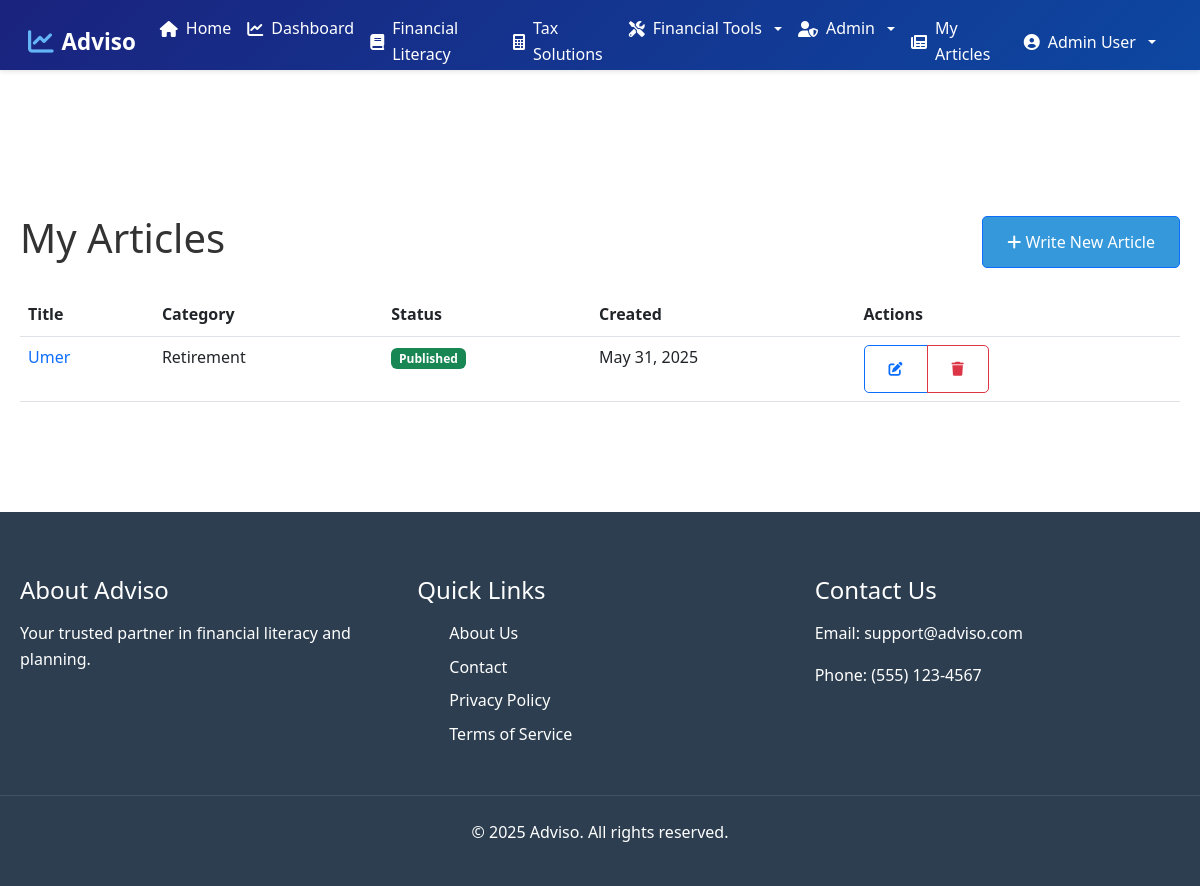
The app's page /articles.php (signed in) with its own data.
### tables this page shows
CREATE TABLE `articles` (
  `id` int(11) NOT NULL,
  `title` varchar(255) NOT NULL,
  `slug` varchar(255) NOT NULL,
  `content` text NOT NULL,
  `author_id` int(11) NOT NULL,
  `category_id` int(11) NOT NULL,
  `status` enum('draft','pending','published','rejected','revision_needed') NOT NULL DEFAULT 'draft',
  `moderator_feedback` text DEFAULT NULL,
  `moderated_by` int(11) DEFAULT NULL,
  `moderated_at` timestamp NULL DEFAULT NULL,
  `created_at` timestamp NOT NULL DEFAULT current_timestamp(),
  `updated_at` timestamp NOT NULL DEFAULT current_timestamp() ON UPDATE current_timestamp()
);

CREATE TABLE `categories` (
  `id` int(11) NOT NULL,
  `name` varchar(100) NOT NULL,
  `slug` varchar(100) NOT NULL,
  `description` text DEFAULT NULL,
  `created_at` timestamp NOT NULL DEFAULT current_timestamp(),
  `updated_at` timestamp NOT NULL DEFAULT current_timestamp() ON UPDATE current_timestamp()
);

### articles.php (the view, shortened to what this page needs)
<?php
require_once 'includes/config.php';
$sql = "SELECT a.*, c.name as category_name
        FROM articles a
        JOIN categories c ON a.category_id = c.id
        WHERE a.author_id = ?
        ORDER BY a.created_at DESC";
$stmt = $conn->prepare($sql);
$stmt->bind_param('i', $_SESSION['user_id']);
$stmt->execute();
$articles = $stmt->get_result();
include 'includes/header.php';
?>
<div class="container mt-4">
    <div class="row">
        <div class="col-md-12">
            <div class="d-flex justify-content-between align-items-center mb-4">
                <h1>My Articles</h1>
                <a href="write-article.php" class="btn btn-primary">
                    <i class="fas fa-plus"></i> Write New Article
                </a>
            </div>
            <?php if ($articles->num_rows > 0): ?>
                <div class="table-responsive">
                    <table class="table table-hover">
                        <thead>
                            <tr>
                                <th>Title</th>
                                <th>Category</th>
                                <th>Status</th>
                                <th>Created</th>
                                <th>Actions</th>
                            </tr>
                        </thead>
                        <tbody>
                            <?php while ($article = $articles->fetch_assoc()): ?>
                                <tr>
                                    <td>
                                        <a href="article.php?slug=<?php echo htmlspecialchars($article['slug']); ?>"
                                           class="text-decoration-none">
                                            <?php echo htmlspecialchars($article['title']); ?>
                                        </a>
                                    </td>
                                    <td><?php echo htmlspecialchars($article['category_name']); ?></td>
                                    <td>
                                        <span class="badge bg-<?php
                                            echo match($article['status']) {
                                                'published' => 'success',
                                                'pending' => 'warning',
                                                'rejected' => 'danger',
                                                default => 'secondary'
                                            };
                                        ?>">
                                            <?php echo ucfirst($article['status']); ?>
                                        </span>
                                    </td>
                                    <td><?php echo date('M j, Y', strtotime($article['created_at'])); ?></td>
                                    <td>
                                        <div class="btn-group">
                                            <a href="edit-article.php?id=<?php echo $article['id']; ?>"
                                               class="btn btn-sm btn-outline-primary">
                                                <i class="fas fa-edit"></i>
                                            </a>
                                            <button type="button"
                                                    class="btn btn-sm btn-outline-danger"
                                                    data-bs-toggle="modal"
                                                    data-bs-target="#deleteModal<?php echo $article['id']; ?>">
                                                <i class="fas fa-trash"></i>
                                            </button>
                                        </div>
                                    </td>
                                </tr>
                            <?php endwhile; ?>
                        </tbody>
                    </table>
                </div>
            <?php endif; ?>
        </div>
    </div>
</div>
<?php include 'includes/footer.php'; ?>

### assets/css/style.css (style rules this page uses)
* { margin: 0; padding: 0; box-sizing: border-box; }
body { font-family: 'Segoe UI', Tahoma, Geneva, Verdana, sans-serif; line-height: 1.6; color: #333; padding-top: 90px; min-height: 100vh; }
.container { max-width: 1200px; margin: 0 auto; padding: 30px 20px; }
.btn { display: inline-block; padding: 0.8rem 1.5rem; border-radius: 5px; text-decoration: none; font-weight: 500; transition: all 0.3s ease; }
.btn-primary { background-color: #3498db; color: white; }

### includes/header.php (style rules this page uses)
body { margin-top: 70px; }

### records on screen
articles: title "Umer", category.name "Retirement", status "Published", created_at "May 31, 2025"

### other values on screen
$_SESSION['name'] "Admin User"
